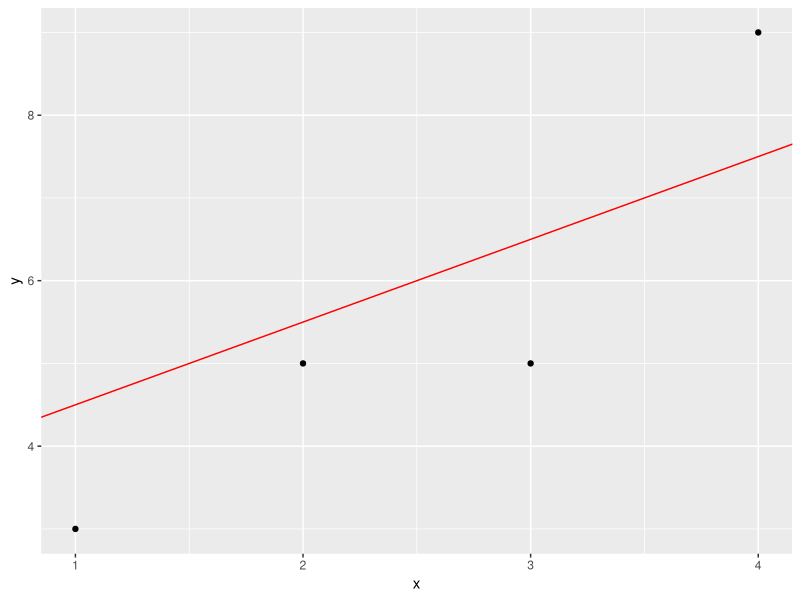

Source code (R):
#最適化アルゴリズムを自分で書きたい。
# どうしても書きたい

library(readr)

big <- matrix(c(1, 2, 3, 4, 3, 5, 5, 9), ncol = 2)
#広い方（区単位）

x1 <- big[,1]
as.vector(x1)
y1 <- big[,2]
as.vector(y1)

# 傾きとy軸で、どれくらいの間隔で検証するかを考える。
dis_x <- 0.05
dis_y <- 0.5

a1 <- seq(0,1,dis_x)
b1 <- seq(0,10,dis_y)

#a1が、傾き候補として扱います。
# 大体の大きさを推量して行うことが重要
length(a1)
length(b1)

# View(x1)
length(x1)
# これはよこの長さをみているのか？

ncol(x1)
nrow(x1)
#これで横長の要素なのかなという事
# が理解できました。

# x_p <- c(1,2,3,4,5)
# ncol(x_p)
# nrow(x_p)
# length(x_p)

# View(y1)
#なぜ106にならないのか

# 以下計算式が動いているのか、
# ベクトルを触る上で不具合がないかを三回確かめるもの。
# 調査数が10より小さいとエラーを吐きそう。
calc1 <- y1 - a1[3]* x1 - rep(b1[5],times = length(y1))
sum(calc1^2)
# 1495031

calc1 <- y1 - a1[6]* x1 - rep(b1[2],times = length(y1))
sum(calc1^2)
# 9435021

calc1 <- y1 - a1[2]* x1 - rep(b1[10],times = length(y1))
sum(calc1^2)
# 412347
# まだ一番下がまともそう

Ans <- c(NULL)
for (n in 1:length(a1)){
  for (m in 1:length(b1)){
    calc1 <- y1 - a1[n]* x1 - rep(b1[m],times = length(y1))
    Ans <- c(Ans,sum(calc1^2))
  }
}

Ans

min_ans <- min(Ans)
min_ans
min_index <- which.min(Ans)
min_index

n_good <- (min_index %/% length(b1))*dis_x
m_good <- (min_index %% length(b1))*dis_y
#なんか11を入れた方がいい推定ができる。

n_good
m_good

#点のプロットと、線形回帰を確かめる。

# plot(x1,y1)
# これがエラーを吐く

class(x1)
class(y1)

# 全然ベクトルではなかったので、
# tbl_dfだった
# library(dplyr)
# plot(pull(x1),pull(y1))
# abline(m_good,n_good,col = "red")

# View(big)

library(dplyr)
df <- as_tibble(data.frame(x = x1, y = y1))

df <- as.data.frame(df)

df

library(ggplot2)

ggplot(data = df, aes(x = x, y = y)) +
  geom_point() +
  geom_abline(intercept = m_good, slope = n_good, col = "red")


# abline関数を使う練習
#abline(5,0.1,col = "blue", lwd=1, lty=2)

#どうも0.1くらいのところでやるべきっぽい